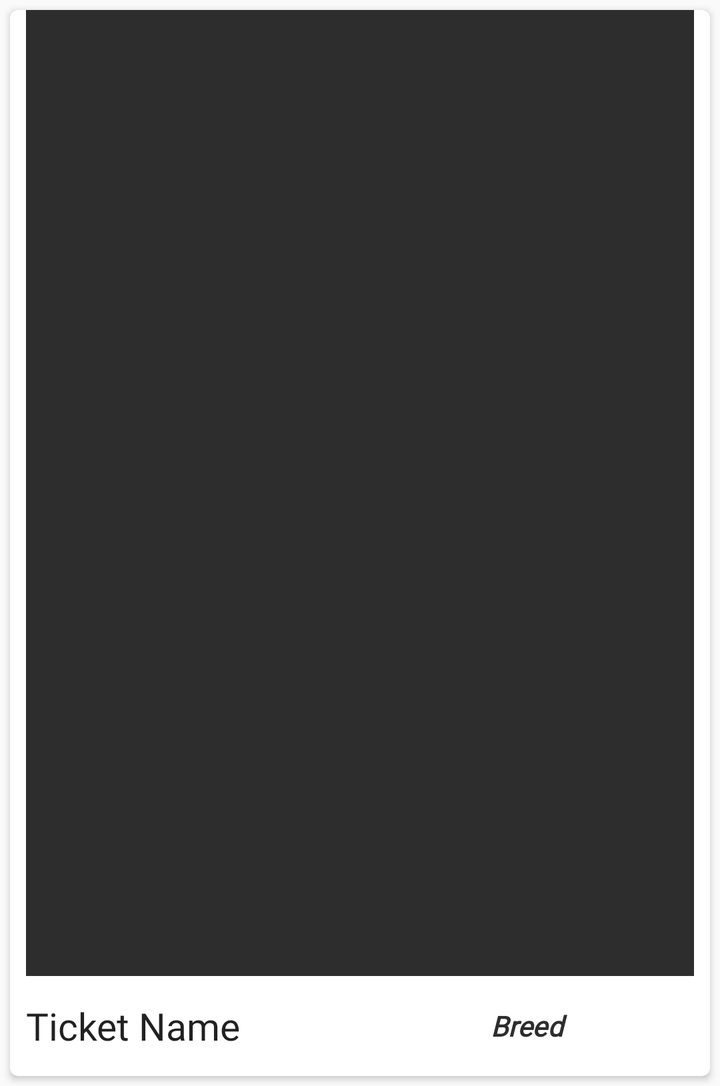
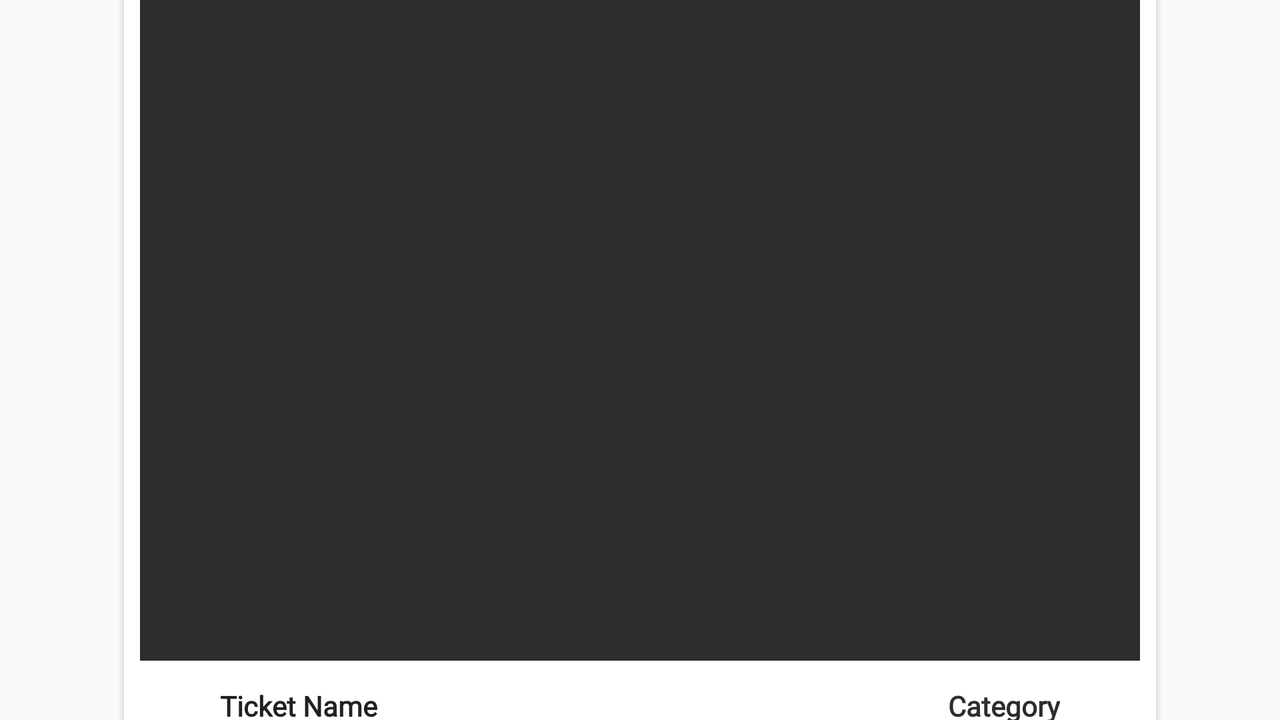

One screen, two layout resources from the same app: the default and the repository's alternative for another configuration. Each is rendered where Android would select it; the XML of both is given below.
<!-- AndroidManifest.xml: application theme AppTheme -->
<!-- res/layout/cardview_item_ticket.xml -->
<?xml version="1.0" encoding="utf-8"?>
<androidx.cardview.widget.CardView xmlns:android="http://schemas.android.com/apk/res/android"
    xmlns:tools="http://schemas.android.com/tools"
    android:id="@+id/cardview_id"
    android:clickable="true"
    android:foreground="?android:attr/selectableItemBackground"
    android:layout_width="match_parent"
    android:layout_height="533dp"
    xmlns:cardview="http://schemas.android.com/apk/res-auto"
    android:layout_margin="5dp"
    cardview:cardCornerRadius="4dp">

    <androidx.constraintlayout.widget.ConstraintLayout

        android:layout_width="match_parent"
        android:layout_height="match_parent">

        <ImageView
            android:id="@+id/ticket_img_id"
            android:layout_width="0dp"
            android:layout_height="0dp"
            android:layout_marginStart="8dp"
            android:layout_marginLeft="8dp"
            android:layout_marginRight="8dp"
            android:layout_marginEnd="8dp"
            android:background="#2d2d2d"
            android:scaleType="centerCrop"
            cardview:layout_constraintEnd_toEndOf="parent"
            cardview:layout_constraintStart_toStartOf="parent"
            cardview:layout_constraintTop_toTopOf="parent"
            cardview:layout_constraintBottom_toTopOf="@id/ticket_name_id"
            />

        <TextView
            android:id="@+id/ticket_name_id"
            android:layout_width="0dp"
            android:layout_height="50dp"
            android:fontFamily="@font/productsansregular"
            android:gravity="center|start|center_horizontal"
            android:lines="2"
            android:maxLines="2"
            android:ellipsize="end"
            android:text="Ticket Name"
            android:textAppearance="@style/TextAppearance.AppCompat.Body2"
            android:textSize="19dp"
            cardview:layout_constraintBottom_toBottomOf="parent"
            cardview:layout_constraintEnd_toStartOf="@+id/ticket_category_id"
            cardview:layout_constraintStart_toStartOf="@+id/ticket_img_id"
            cardview:layout_constraintTop_toBottomOf="@id/ticket_img_id" />

        <TextView
            android:id="@+id/ticket_category_id"
            android:layout_width="0dp"
            android:layout_height="50dp"
            android:fontFamily="@font/ubunturegular"
            android:gravity="center"
            android:maxLines="1"
            android:ellipsize="end"
            android:text="Breed"
            android:textColor="#2d2d2d"
            android:textSize="14dp"
            android:textStyle="normal|bold|italic"
            cardview:layout_constraintBottom_toBottomOf="parent"
            cardview:layout_constraintEnd_toEndOf="@+id/ticket_img_id"
            cardview:layout_constraintStart_toEndOf="@+id/ticket_name_id"
            cardview:layout_constraintTop_toTopOf="@+id/ticket_name_id" />


    </androidx.constraintlayout.widget.ConstraintLayout>

</androidx.cardview.widget.CardView>
<!-- resources referenced by this layout -->
<resources>
  <style name="AppTheme" parent="Theme.AppCompat.Light.DarkActionBar">
          
          <item name="colorPrimary">@color/colorPrimary</item>
          <item name="colorPrimaryDark">@color/colorPrimaryDark</item>
          <item name="colorAccent">@color/colorAccent</item>
      </style>
  <color name="colorPrimary">#6200EE</color>
  <color name="colorPrimaryDark">#3700B3</color>
  <color name="colorAccent">#03DAC5</color>
</resources>
<!-- res/layout-land/cardview_item_ticket.xml (the repository's variant of the layout above) -->
<!-- drawn on the phone turned sideways -->
<?xml version="1.0" encoding="utf-8"?>
<androidx.constraintlayout.widget.ConstraintLayout xmlns:android="http://schemas.android.com/apk/res/android"
    xmlns:app="http://schemas.android.com/apk/res-auto"
    xmlns:tools="http://schemas.android.com/tools"
    android:layout_width="match_parent"
    android:layout_height="wrap_content">

<androidx.cardview.widget.CardView
    android:id="@+id/cardview_id"
    android:layout_width="wrap_content"
    android:layout_height="450dp"
    android:layout_margin="5dp"
    android:clickable="true"
    android:foreground="?android:attr/selectableItemBackground"
    app:cardCornerRadius="4dp"
    app:layout_constraintBottom_toBottomOf="parent"
    app:layout_constraintEnd_toEndOf="parent"
    app:layout_constraintStart_toStartOf="parent"
    app:layout_constraintTop_toTopOf="parent">

    <androidx.constraintlayout.widget.ConstraintLayout

        android:layout_width="match_parent"
        android:layout_height="match_parent">

        <ImageView
            android:id="@+id/ticket_img_id"
            android:layout_width="0dp"
            android:layout_height="0dp"
            android:layout_marginStart="8dp"
            android:layout_marginEnd="8dp"
            android:background="#2d2d2d"
            android:scaleType="centerCrop"

            app:layout_constraintDimensionRatio="H,4:3"

            app:layout_constraintHorizontal_bias="0.0"
            app:layout_constraintBottom_toTopOf="@id/ticket_name_id"
            app:layout_constraintEnd_toEndOf="parent"

            app:layout_constraintStart_toStartOf="parent"
            app:layout_constraintTop_toTopOf="parent"
            app:layout_constraintVertical_bias="0.019"/>

        <TextView
            android:id="@+id/ticket_name_id"
            android:layout_width="180dp"
            android:layout_height="25dp"
            android:layout_marginStart="12dp"
            android:layout_marginTop="10dp"
            android:layout_marginBottom="40dp"
            android:fontFamily="@font/ubunturegular"
            android:gravity="center|start|center_horizontal"
            android:lines="1"
            android:maxLines="1"
            android:text="Ticket Name"
            android:textAppearance="@style/TextAppearance.AppCompat.Body2"
            android:textSize="14dp"
            android:textStyle="normal|bold"
            app:layout_constraintBottom_toBottomOf="parent"
            app:layout_constraintStart_toEndOf="@+id/ticket_name_img"
            app:layout_constraintTop_toBottomOf="@+id/ticket_img_id" />

        <TextView
            android:id="@+id/ticket_date_id"
            android:layout_width="107dp"
            android:layout_height="24dp"
            android:layout_marginStart="12dp"
            android:layout_marginTop="8dp"
            android:ellipsize="end"
            android:fontFamily="@font/ubunturegular"
            android:gravity="center|start|center_horizontal"
            android:maxLines="1"
            android:text="Ticket Date"
            android:textColor="#2d2d2d"
            android:textSize="14dp"
            android:textStyle="normal|bold"
            app:layout_constraintStart_toEndOf="@+id/calendar_img"
            app:layout_constraintTop_toBottomOf="@+id/ticket_name_id" />

        <TextView
            android:id="@+id/ticket_category_id"
            android:layout_width="107dp"
            android:layout_height="25dp"
            android:layout_marginTop="10dp"
            android:layout_marginEnd="12dp"
            android:ellipsize="end"
            android:fontFamily="@font/ubunturegular"
            android:gravity="center|right"
            android:maxLines="1"
            android:text="Category"
            android:textAlignment="textEnd"
            android:textColor="#2d2d2d"
            android:textSize="14dp"
            android:textStyle="normal|bold"
            app:layout_constraintEnd_toStartOf="@+id/cat_img"
            app:layout_constraintTop_toBottomOf="@+id/ticket_img_id" />

        <ImageView
            android:id="@+id/calendar_img"
            android:layout_width="24dp"
            android:layout_height="24dp"
            android:layout_marginTop="8dp"
            android:layout_marginStart="12dp"
            android:background="@drawable/ic_calendar"
            app:layout_constraintStart_toStartOf="parent"
            app:layout_constraintTop_toBottomOf="@+id/ticket_name_img" />

        <ImageView
            android:id="@+id/ticket_name_img"
            android:layout_width="24dp"
            android:layout_height="24dp"
            android:layout_marginStart="12dp"
            android:layout_marginTop="10dp"
            android:background="@drawable/ic_mytickets"
            app:layout_constraintStart_toStartOf="parent"
            app:layout_constraintTop_toBottomOf="@+id/ticket_img_id" />

        <ImageView
            android:id="@+id/cat_img"
            android:layout_width="24dp"
            android:layout_height="24dp"
            android:layout_marginTop="10dp"
            android:layout_marginEnd="12dp"
            app:layout_constraintEnd_toEndOf="parent"
            app:layout_constraintTop_toBottomOf="@+id/ticket_img_id" />

        <ImageView
            android:id="@+id/euro_img"
            android:layout_width="24dp"
            android:layout_height="24dp"
            android:layout_marginTop="8dp"
            android:layout_marginEnd="12dp"
            android:background="@drawable/ic_coins"
            app:layout_constraintEnd_toEndOf="parent"
            app:layout_constraintTop_toBottomOf="@+id/cat_img" />

        <TextView
            android:id="@+id/ticket_price_id"
            android:layout_width="107dp"
            android:layout_height="24dp"
            android:layout_marginTop="8dp"
            android:layout_marginEnd="12dp"
            android:ellipsize="end"
            android:fontFamily="@font/ubunturegular"
            android:gravity="center"
            android:maxLines="1"
            android:text="Price"
            android:textAlignment="textEnd"
            android:textColor="#2d2d2d"
            android:textSize="14dp"
            android:textStyle="normal|bold"
            app:layout_constraintEnd_toStartOf="@+id/euro_img"
            app:layout_constraintTop_toBottomOf="@+id/ticket_category_id" />


    </androidx.constraintlayout.widget.ConstraintLayout>

</androidx.cardview.widget.CardView>
</androidx.constraintlayout.widget.ConstraintLayout>
<!-- resources referenced by the variant -->
<!-- as the phone turned sideways resolves them -->
<resources>
  <!-- drawable ic_coins: vector/xml drawable (drawable, 4593 chars, omitted) -->
  <style name="AppTheme" parent="Theme.AppCompat.Light.DarkActionBar">
          
          <item name="colorPrimary">@color/colorPrimary</item>
          <item name="colorPrimaryDark">@color/colorPrimaryDark</item>
          <item name="colorAccent">@color/colorAccent</item>
      </style>
  <color name="colorPrimary">#6200EE</color>
  <color name="colorPrimaryDark">#3700B3</color>
  <color name="colorAccent">#03DAC5</color>
</resources>
